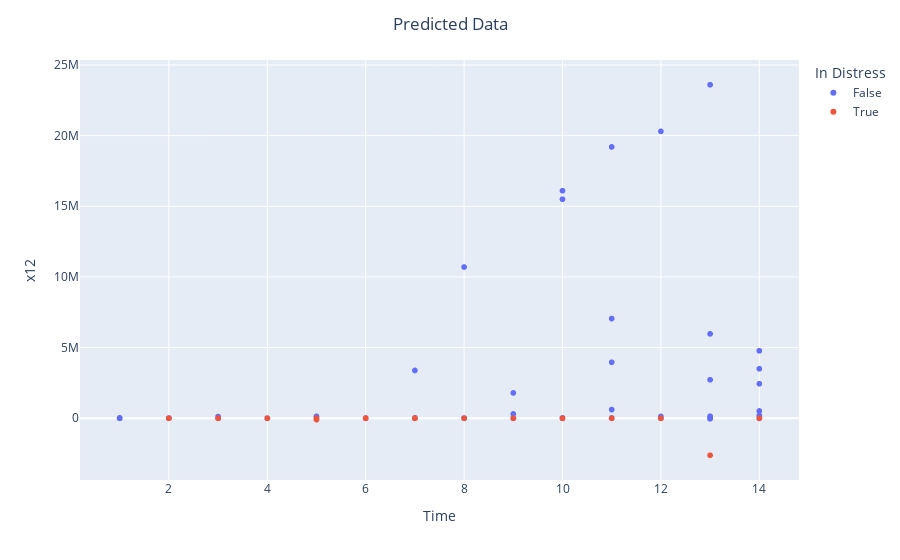

Source (notebook cell):
### Code cell
# Prediction plot
fig2 = scat_plot(y_pred)

fig2.update_layout(xaxis_title = x_label, 
                   yaxis_title = y_label, 
                   legend_title = "In Distress", 
                   title = "Predicted Data",
                   title_x = 0.5
                   )
fig2.show()

### Figure 1 — Plotly figure (JSON) as saved in the notebook; plotly's stock layout.template omitted (floating-point values rounded to 4 significant figures; data arrays with more than 128 entries replaced by an {"elided": "..."} marker saying what was removed)
{"data": [{"hovertemplate": "color=False<br>x=%{x}<br>y=%{y}<extra></extra>", "legendgroup": "False", "marker": {"color": "#636efa", "symbol": "circle"}, "mode": "markers", "name": "False", "showlegend": true, "type": "scattergl", "x": {"elided": "1077 int values"}, "xaxis": "x", "y": {"elided": "1077 float values"}, "yaxis": "y"}, {"hovertemplate": "color=True<br>x=%{x}<br>y=%{y}<extra></extra>", "legendgroup": "True", "marker": {"color": "#EF553B", "symbol": "circle"}, "mode": "markers", "name": "True", "showlegend": true, "type": "scattergl", "x": [7, 3, 7, 5, 3, 6, 2, 10, 9, 5, 13, 6, 12, 8, 7, 2, 7, 7, 10, 11, 14, 4, 7, 6, 6], "xaxis": "x", "y": [-0.03251, 0.6001, 0.2871, -98761, 0.8664, 0.8131, -0.09777, -9079, 0.9893, 1.06, -2620000, -2.096, -4470.0, -0.04126, -0.557, -0.2702, 0.1782, 0.1925, -0.7242, -1.679, -0.911, -0.1781, 0.3201, -3.85, 1.484], "yaxis": "y"}], "layout": {"legend": {"title": {"text": "In Distress"}, "tracegroupgap": 0}, "margin": {"t": 60}, "title": {"text": "Predicted Data", "x": 0.5}, "xaxis": {"anchor": "y", "domain": [0, 1], "title": {"text": "Time"}}, "yaxis": {"anchor": "x", "domain": [0, 1], "title": {"text": "x12"}}}}
